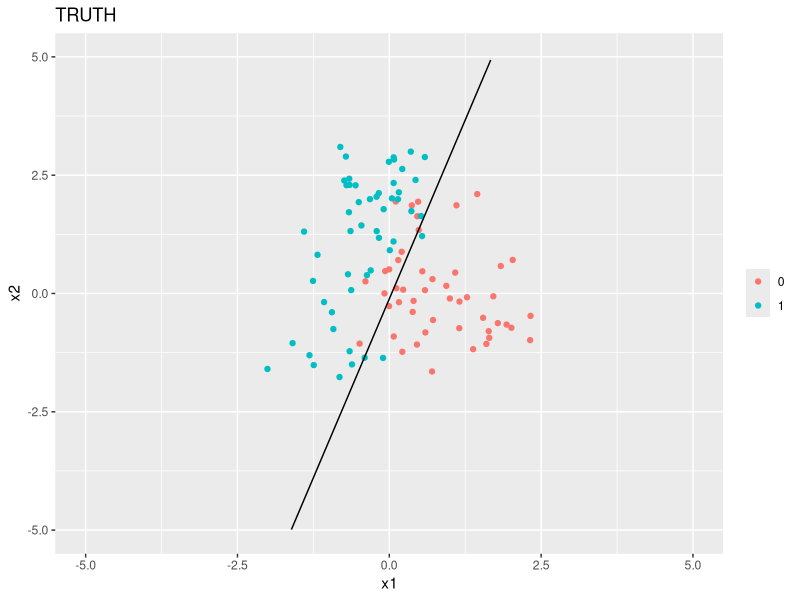
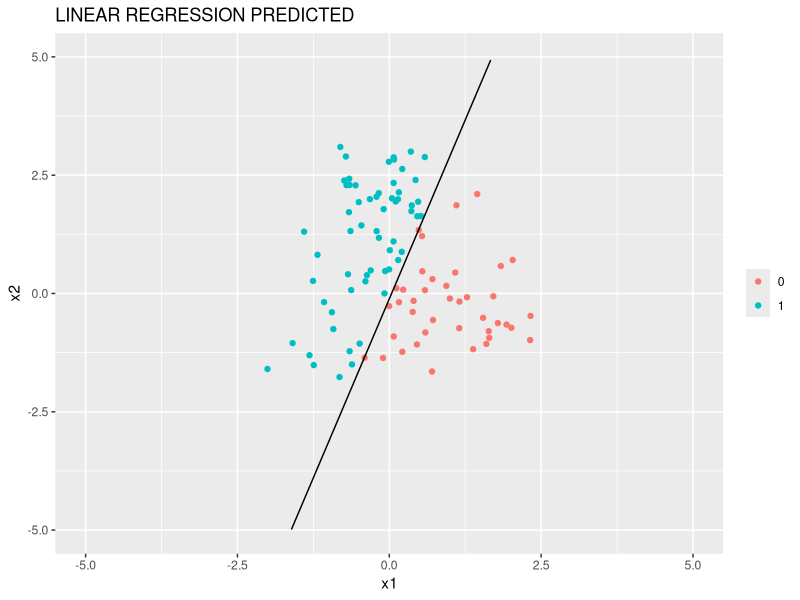
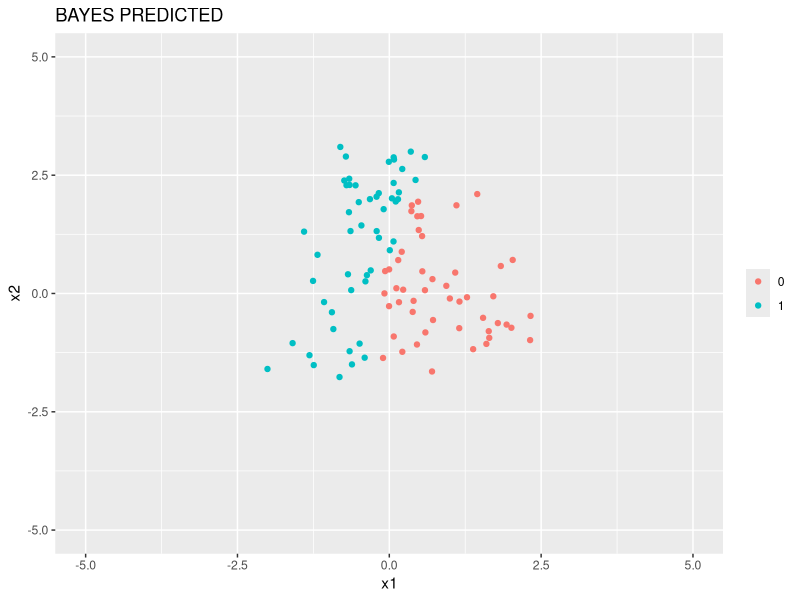

Source code (R) for these figures, in order: (Note: this script raises an error after producing the figures.)
# Chapter 2 Normal Mixture Models Simulation
# Alexander Durbin
# Worry about optimization later

rm(list = ls())

library(tidyverse)
library(MASS)
library(mvtnorm)

set.seed(1)


# Generate Data -----------------------------------------------------------

# generate centroids
mu <- c(1, 0)
sigma <- diag(1, nrow = 2)
center <- mvrnorm(n = 5, mu = mu, Sigma = sigma)
centroids <- tibble(x1 = center[, 1], x2 = center[, 2], class = rep(0, 5))


mu <- c(0, 1)
center <- mvrnorm(n = 5, mu = mu, Sigma = sigma)
tmp <- tibble(x1 = center[, 1], x2 = center[, 2], class = rep(1, 5))

centroids <- bind_rows(centroids, tmp)

# generate data

my_data <- tibble(x1 = rep(0, 100), x2 = rep(0, 100), class = rep(NA, 100),
                  subclass = rep(NA, 100))

# make this a function with apply statement later
for (i in 1:nrow(my_data)) {
  
  row_index <- sample(1:10, 1)
  
  new_point <- mvrnorm(n = 1,
                       mu = c(centroids$x1[row_index], centroids$x2[row_index]),
                       Sigma = sigma / 5) 
  
  my_data$x1[i] = new_point[1]
  my_data$x2[i] = new_point[2]
  my_data$class[i] = centroids$class[row_index]
  my_data$subclass[i] = row_index
  
}


# Least squares classification and error rates ----------------------------

# linear model using x1, x2 to predict 0,1 response
lmfit <- lm(class ~ x1 + x2, data = my_data)

# create model matrix
tmp <- my_data %>% 
  dplyr::select(x1, x2) %>% 
  mutate(intercept = rep(1, nrow(my_data))) %>% 
  dplyr::select(intercept, x1, x2)

# predicted values
my_data$yhat <- as.matrix(tmp) %*% coefficients(lmfit)

# encoding of classes
my_data <- my_data %>% 
  mutate(pred_class_reg = ifelse(yhat > 0.5, 1, 0))

my_data <- my_data %>% 
  mutate(x1_seq = seq(min(x1), max(x1), length.out = nrow(my_data))) %>% 
  mutate(x2_seq = (0.5 - coefficients(lmfit)[1] - coefficients(lmfit)[2] * x1_seq) / coefficients(lmfit)[3])

# plot data by class
ggplot(data = my_data) +
  geom_point(mapping = aes(x = x1, y = x2, color = factor(class))) +
  theme(legend.title=element_blank()) +
  ggtitle('TRUTH') +
  geom_line(mapping = aes(x = x1_seq, y = x2_seq)) +
  ylim(-5, 5) +
  xlim(-5, 5)

ggplot(data = my_data) +
  geom_point(mapping = aes(x = x1, y = x2, color = factor(pred_class_reg))) +
  theme(legend.title=element_blank()) +
  ggtitle('LINEAR REGRESSION PREDICTED') +
  geom_line(mapping = aes(x = x1_seq, y = x2_seq)) +
  ylim(-5, 5) +
  xlim(-5, 5)

# Get terms for confusion matrix as in HW0

a <- my_data %>% 
  filter(class == 0, pred_class_reg == 0) %>% 
  nrow()

b <- my_data %>% 
  filter(class == 0, pred_class_reg == 1) %>% 
  nrow()

c <- my_data %>% 
  filter(class == 1, pred_class_reg == 0) %>% 
  nrow()

d <- my_data %>% 
  filter(class == 1, pred_class_reg == 1) %>% 
  nrow()

f_pos_reg <- b / (a + b)
f_neg_reg <- c / (c + d)


# Optimal separating boundary for sequence data ---------------------------------------------

# generate sequences for calculating class probabilities and plotting
# x1_seq <- seq(min(my_data$x1), max(my_data$x1), by = 0.01)
# x2_seq <- seq(min(my_data$x2), max(my_data$x2), length.out = length(x1_seq))
# seq_mat <- cbind(x1_seq, x2_seq)

# function to compute the normal density given data and centroid
# consider using dmvtnorm instead
# norm_den <- function(vec, cent){
#   
#   diff <- vec - cent
#   diff <- as.matrix(diff)
#   thing <- exp((-5 / 2) * diff %*% t(diff))
#   return(thing)
#   
# }

# class 1 numerator and denominator storage
# c1_num <- matrix(data = 0, ncol = 5, nrow = length(x1_seq))
# c1_den <- matrix(data = 0, ncol = 10, nrow = length(x1_seq))

# loop through the centroids and fill each column of c1_num with the density
# for that particular centroid
# for(i in 1:5){
#   # c1_num[, i] <- apply(seq_mat, 1, function(g) norm_den(g, centroids[i, 1:2]))
#   c1_num[, i] <- apply(
#     seq_mat, 1,
#     function(g) dmvnorm(x = g, mean = as.matrix(centroids[i, 1:2]), sigma = diag(1/5, nrow = 2))
#   )
# }
# 
# # do the same except for all 10 centroids
# for(i in 1:10){
#   # c1_den[, i] <- apply(seq_mat, 1, function(g) norm_den(g, centroids[i, 1:2]))
#   c1_den[, i] <- apply(
#     seq_mat, 1,
#     function(g) dmvnorm(x = g, mean = as.matrix(centroids[i, 1:2]), sigma = diag(1/5, nrow = 2))
#   )
# }
# 
# # now sum across the rows
# c1_num <- apply(c1_num, 1, sum)
# c1_den <- apply(c1_den, 1, sum)
# 
# # make a dataframe and add column of the probabilities derived in class
# # make a new column of 1 - class 1 probs = class 2 probs
# seq_mat <- as.tibble(seq_mat) %>%
#   mutate(class_1_probs = c1_num/c1_den) %>% 
#   mutate(class_2_probs = 1 - class_1_probs)
#   
# # find observations where class probabilites are approximately equal
# seq_mat <- seq_mat %>% 
#   filter(abs(class_1_probs - class_2_probs) < 5e-2)
# 
# # failed plot attempt
# ggplot() +
#   geom_point(data = my_data, mapping = aes(x = x1, y = x2, color = factor(class))) +
#   theme(legend.title=element_blank()) +
#   ggtitle('TRUTH') +
#   geom_curve(data = seq_mat, mapping = aes(x = x1_seq, y = x2_seq, xend = min(my_data$x1), yend = min(my_data$x2)))
#   

# Bayes Optimal Classifier for true data ----------------------------------

c1_num <- matrix(data = 0, ncol = 5, nrow = nrow(my_data))
c1_den <- matrix(data = 0, ncol = 10, nrow = nrow(my_data))

# loop through the centroids and fill each column of c1_num with the density
# for that particular centroid
for(i in 1:5){
  # c1_num[, i] <- apply(seq_mat, 1, function(g) norm_den(g, centroids[i, 1:2]))
  c1_num[, i] <- apply(
    as.matrix(my_data[, 1:2]), 1,
    function(g) dmvnorm(x = g, mean = as.matrix(centroids[i, 1:2]), sigma = diag(1/5, nrow = 2))
  )
}

# do the same except for all 10 centroids
for(i in 1:10){
  # c1_den[, i] <- apply(seq_mat, 1, function(g) norm_den(g, centroids[i, 1:2]))
  c1_den[, i] <- apply(
    as.matrix(my_data[, 1:2]), 1,
    function(g) dmvnorm(x = g, mean = as.matrix(centroids[i, 1:2]), sigma = diag(1/5, nrow = 2))
  )
}

# now sum across the rows
c1_num <- apply(c1_num, 1, sum)
c1_den <- apply(c1_den, 1, sum)

# make a dataframe and add column of the probabilities derived in class
# make a new column of 1 - class 1 probs = class 2 probs
my_data <- my_data %>%
  mutate(class_1_probs = c1_num/c1_den) %>% 
  mutate(class_2_probs = 1 - class_1_probs) %>% 
  mutate(bayes_pred_class = ifelse(class_1_probs > class_2_probs, 0, 1))

# Get terms for confusion matrix as in HW0

a <- my_data %>% 
  filter(class == 0, bayes_pred_class == 0) %>% 
  nrow()

b <- my_data %>% 
  filter(class == 0, bayes_pred_class == 1) %>% 
  nrow()

c <- my_data %>% 
  filter(class == 1, bayes_pred_class == 0) %>% 
  nrow()

d <- my_data %>% 
  filter(class == 1, bayes_pred_class == 1) %>% 
  nrow()

f_pos_bayes <- b / (a + b)
f_neg_bayes <- c / (c + d)

my_data %>% 
  filter((class_1_probs - class_2_probs) < 1e-5)
# 45 things close together

ggplot(data = my_data) +
  geom_point(mapping = aes(x = x1, y = x2, color = factor(bayes_pred_class))) +
  theme(legend.title=element_blank()) +
  ggtitle('BAYES PREDICTED') +
  ylim(-5, 5) +
  xlim(-5, 5)


# Bayes Decision boundary plot --------------------------------------------

# create grid of points
# grid.vector1 = seq(min(my_data$x1), max(my_data$x1), 0.1)
# grid.vector2 = seq(min(my_data$x2), max(my_data$x2), 0.1)
grid.vector1 = seq(-5, 5, by = 0.1)
grid.vector2 = seq(-5, 5, by = 0.1)
grid = expand.grid(grid.vector1, grid.vector2)

#calculate density for each point on grid for each of the multivariates distributions
prob.1 = matrix(0:0, nrow = nrow(grid), ncol = 5) #initialize grid
for (i in 1:nrow(grid)){
  for (j in 1:5){
    prob.1[i, j] = dmnorm(grid[i, ], centroids[j, 1:2], diag(1/5, nrow = 2))  
  }
}
prob.1
prob1.max = apply(prob.1, 1, max)

#second class - as per above
prob.2 = matrix(0:0, nrow = nrow(grid), ncol = 5) #initialize grid
for (i in 1:nrow(grid)){
  for (j in 6:10){
    prob.2[i, j - 5] = dmnorm(grid[i, ], centroids[j, 1:2], diag(1/5, nrow = 2))  
  }
}
prob.2
prob2.max = apply(prob.2, 1, max)


prob.total = cbind(prob1.max, prob2.max)
class = rep(1, times = length(prob1.max))
class[prob1.max < prob2.max] = 2
cbind(prob.total, class)

# plot(grid[, 1], 
#      grid[, 2],
#      pch = ".", 
#      cex = 2,
#      col = ifelse(class == 1, "coral", "cornflowerblue"),
#      xlab = "x1",
#      ylab = "x2",
#      main = "Optimal Bayes Classifier Decision Boundary
#      # xlim = c(-5, 5),
#      # ylim = c(-5, 5)
#     )

plot(grid[, 1], 
     grid[, 2],
     pch = ".", 
     cex = 2,
     col = ifelse(class == 1, "coral", "cornflowerblue"),
     xlab = "x1",
     ylab = "x2",
     xlim = c(-5, 5),
     ylim = c(-5, 5),
     main = "Optimal Bayes Classifier Decision Boundary"
)


values1 <- my_data %>% 
  filter(class == 0)

values2 <- my_data %>% 
  filter(class == 1)

points(values1, col = "coral")
points(values2, col = "cornflowerblue") 

prob.bayes <- matrix(prob1.max / (prob1.max + prob2.max),
                     length(grid.vector1),
                     length(grid.vector2)
                    )

contour(x = grid.vector1, 
        y = grid.vector2,
        z = prob.bayes, 
        levels = 0.5, 
        labels = "", 
        lwd = 1,
        add = TRUE
        )
